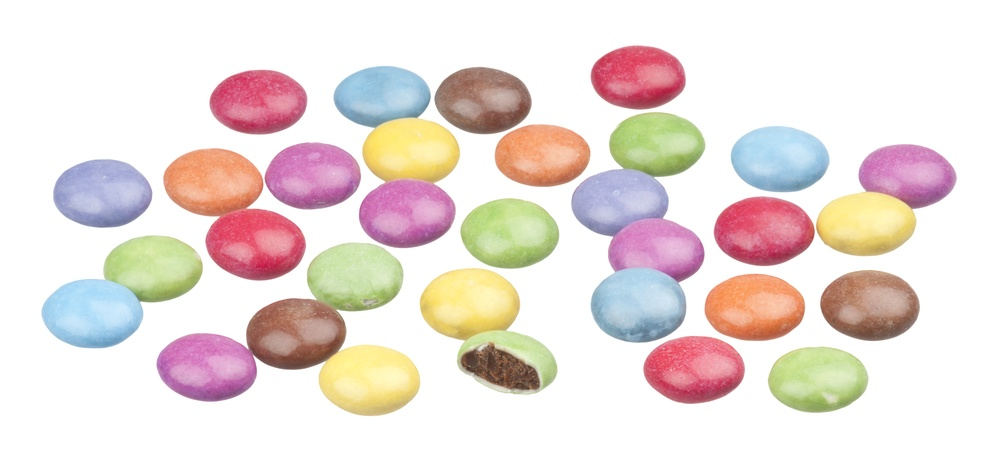
#> input picture Smarties.jpg, 1000 x 457 px, shrunk from 3760 x 1720 before the run, found by its file name
$ jupyter execute Morphological_Transformations.ipynb
#> lines starting #> are read from the running program, lines starting #| are printed output that depends on the picture; after the words box and inside, x2 and y2 are one past the last pixel; in counts of white or black regions, pixels touching at a corner belong together
Morphological Transformations

[cell 1]
import cv2
import numpy as np
from matplotlib import pyplot as plt
from google.colab.patches import cv2_imshow

[cell 2]
from google.colab import drive
drive.mount('/content/drive')

Image and mask

[cell 3]
img = cv2.imread('drive/MyDrive/CVDIP/Smarties.jpg', cv2.IMREAD_GRAYSCALE)
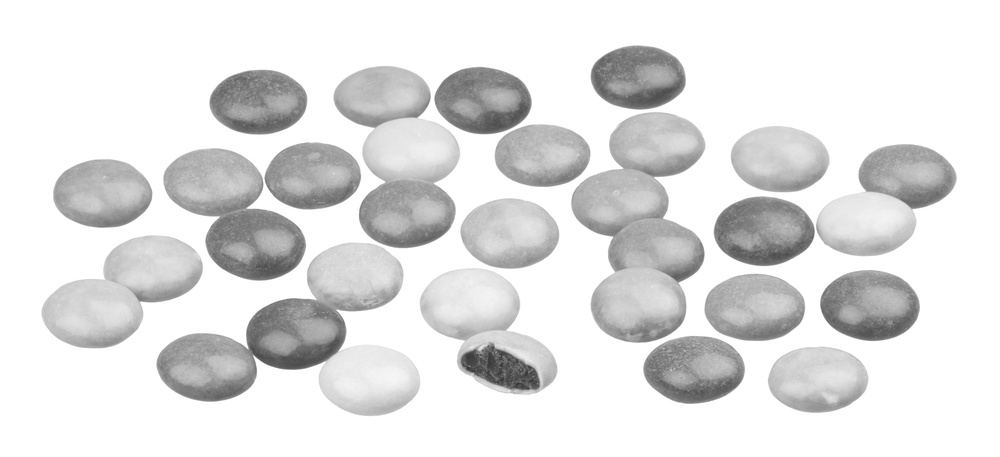
#> img: shape (457, 1000); min 46, max 255, mean 225.4
_, mask = cv2.threshold(img, 220, 255, cv2.THRESH_BINARY_INV)
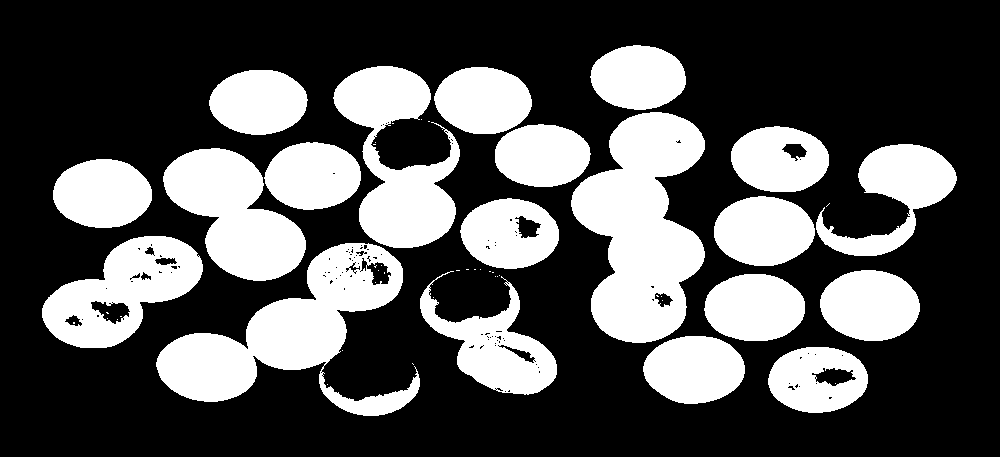
#> mask: shape (457, 1000); 32.7% white; 53 white regions (33 under 20 px), largest, box (x1, y1, x2, y2) and area: (571, 112, 705, 343) 19498, (156, 243, 420, 416) 17577, (333, 66, 460, 248) 11725

titles = ['image', 'mask' ]
images = [img, mask]

for i in range(2):
    plt.subplot(1, 2, i+1), plt.imshow(images[i], 'gray')
    plt.title(titles[i])
    plt.xticks([]),plt.yticks([])

plt.show()
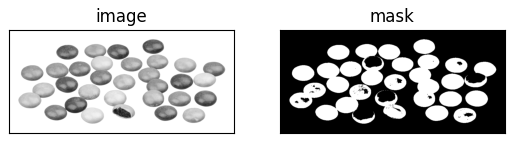
#> figure drawn by matplotlib, 2 panels

cv2_imshow(mask)

Dilate

[cell 4]
kernal = np.ones((2,2), np.uint8)

dilation = cv2.dilate(mask, kernal, iterations=2)
#> dilation: shape (457, 1000); 35.3% white; 20 white regions (3 under 20 px), largest, box (x1, y1, x2, y2) and area: (156, 66, 462, 418) 32102, (571, 112, 707, 345) 20556, (163, 142, 363, 283) 16983


titles = ['image', 'mask', 'dilation' ]
images = [img, mask, dilation]

for i in range(3):
    plt.subplot(1, 3, i+1), plt.imshow(images[i], 'gray')
    plt.title(titles[i])
    plt.xticks([]),plt.yticks([])

plt.show()

Check by changing kernal

erode

[cell 5]
kernal = np.ones((5,5), np.uint8)

erosion = cv2.erode(mask, kernal, iterations=1)
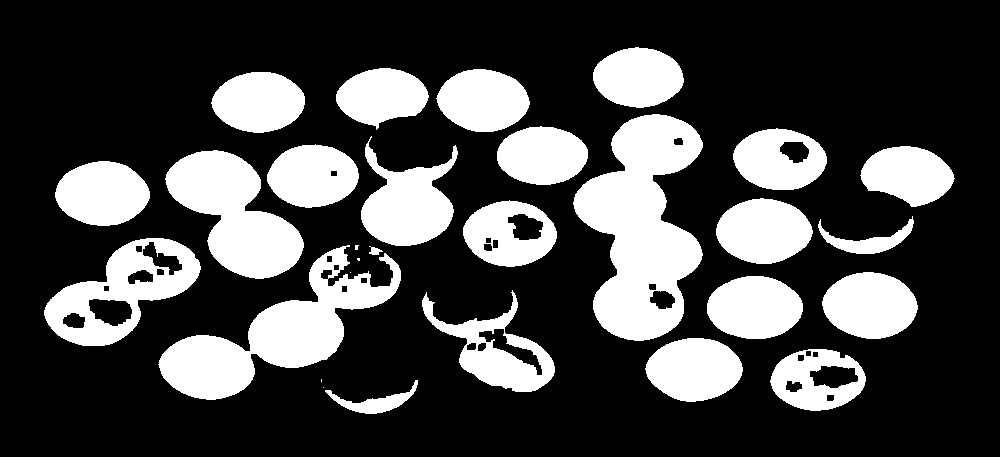
#> erosion: shape (457, 1000); 27.4% white; 29 white regions (5 under 20 px), largest, box (x1, y1, x2, y2) and area: (573, 114, 703, 341) 17366, (158, 245, 401, 400) 12883, (165, 150, 304, 279) 9720


titles = ['image', 'mask', 'erosion']
images = [img, mask, erosion]

for i in range(3):
    plt.subplot(1, 3, i+1), plt.imshow(images[i], 'gray')
    plt.title(titles[i])
    plt.xticks([]),plt.yticks([])

plt.show()

**Open**
Opening is just another name of erosion followed by dilation. It is useful in removing noise, as we explained above. Here we use the function, cv2.morphologyEx()

[cell 6]
kernal = np.ones((2,2), np.uint8)


opening = cv2.morphologyEx(mask, cv2.MORPH_OPEN, kernal)
#> opening: shape (457, 1000); 32.6% white; 26 white regions (5 under 20 px), largest, box (x1, y1, x2, y2) and area: (572, 113, 706, 344) 19494, (157, 244, 404, 403) 15854, (334, 67, 461, 249) 11677


titles = ['image', 'mask', 'opening']
images = [img, mask, dilation, opening]

for i in range(3):
    plt.subplot(1, 3, i+1), plt.imshow(images[i], 'gray')
    plt.title(titles[i])
    plt.xticks([]),plt.yticks([])

plt.show()

**Close**
Closing is reverse of Opening, Dilation followed by Erosion. It is useful in closing small holes inside the foreground objects, or small black points on the object.

[cell 7]
kernal = np.ones((5,5), np.uint8)

closing = cv2.morphologyEx(mask, cv2.MORPH_CLOSE, kernal)
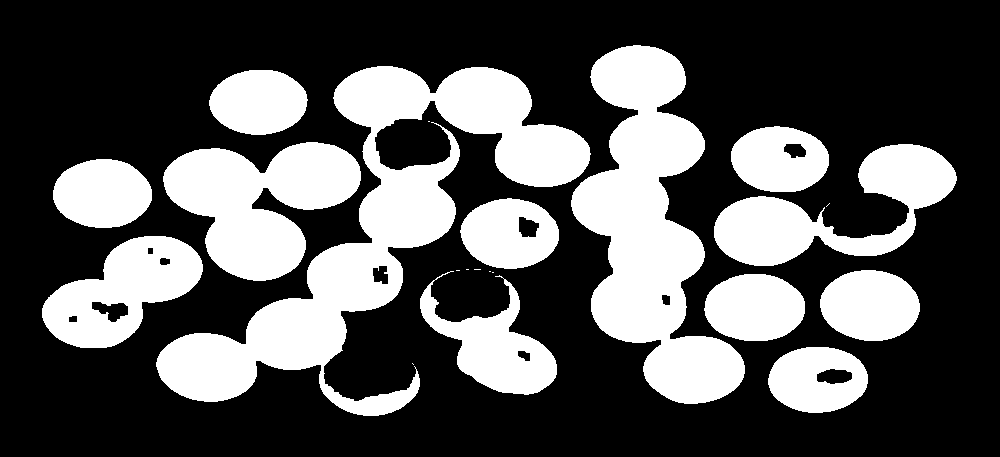
#> closing: shape (457, 1000); 33.1% white; 21 white regions (8 under 20 px), largest, box (x1, y1, x2, y2) and area: (156, 66, 591, 416) 39914, (571, 45, 745, 404) 29994, (163, 142, 361, 281) 16102

titles = ['image', 'mask', 'closing' ]
images = [img, mask, closing]

for i in range(3):
    plt.subplot(1, 3, i+1), plt.imshow(images[i], 'gray')
    plt.title(titles[i])
    plt.xticks([]),plt.yticks([])

plt.show()

**Morphological Gradient**
It is the difference between dilation and erosion of an image.

[cell 8]
kernal = np.ones((5,5), np.uint8)


mg = cv2.morphologyEx(mask, cv2.MORPH_GRADIENT, kernal)
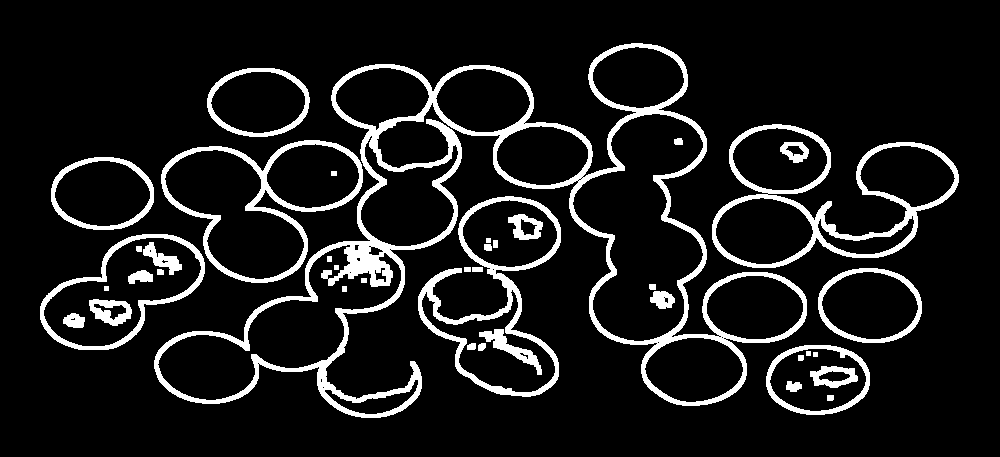
#> mg: shape (457, 1000); 10.3% white; 40 white regions, largest, box (x1, y1, x2, y2) and area: (154, 43, 807, 418) 20915, (712, 124, 959, 268) 5469, (418, 196, 561, 397) 4348

cv2_imshow(mg)

**Top Hat**
t is the difference between input image and Opening of the image. Below example is done for a 9x9 kernel.

[cell 9]
tophat = cv2.morphologyEx(img, cv2.MORPH_TOPHAT, kernal)
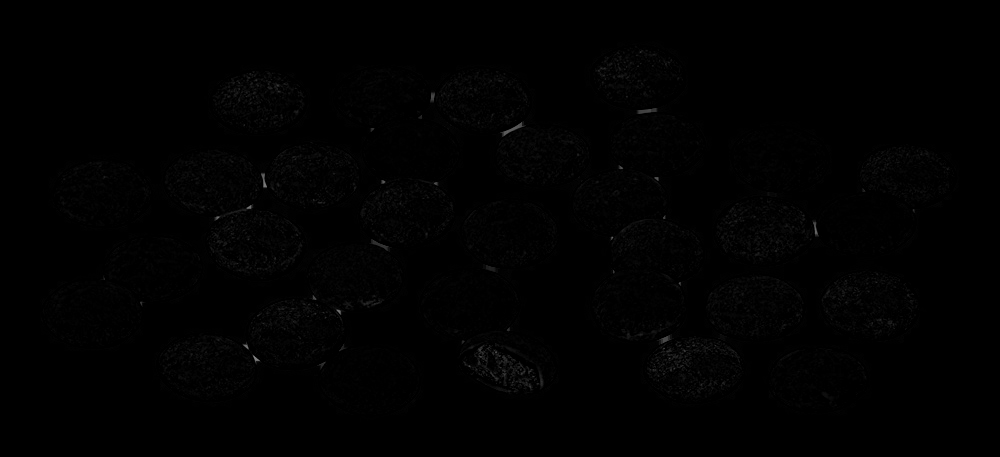
#> tophat: shape (457, 1000); min 0, max 135, mean 1.1
cv2_imshow(tophat)

**Black Hat**
It is the difference between the closing of the input image and input image.

[cell 10]
blackhat = cv2.morphologyEx(img, cv2.MORPH_BLACKHAT, kernal)
cv2_imshow(blackhat)

All

[cell 11]
kernal = np.ones((5,5), np.uint8)

dilation = cv2.dilate(mask, kernal, iterations=2)
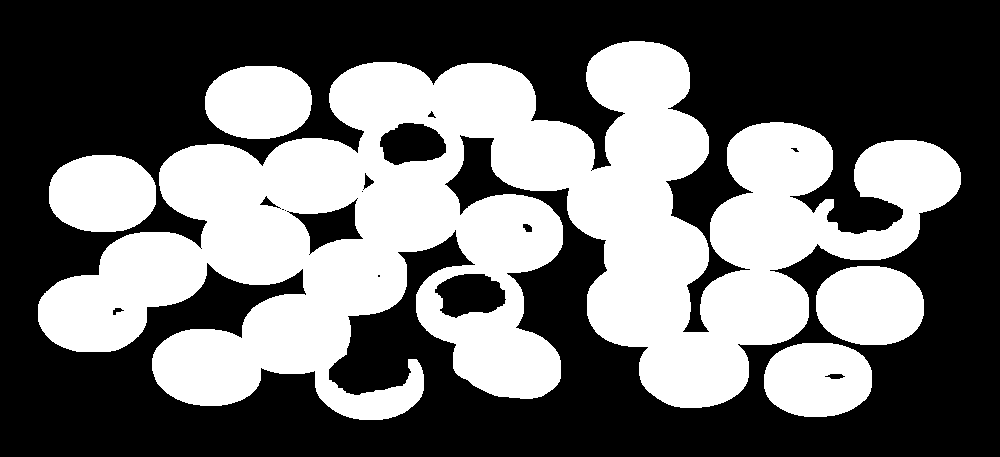
#> dilation: shape (457, 1000); 42.1% white; 5 white regions, box (x1, y1, x2, y2) and area: (38, 41, 961, 420) 165846, (816, 266, 924, 345) 7001, (49, 155, 156, 232) 6767, (764, 343, 872, 417) 6541, (205, 66, 312, 139) 6390
erosion = cv2.erode(mask, kernal, iterations=1)
opening = cv2.morphologyEx(mask, cv2.MORPH_OPEN, kernal)
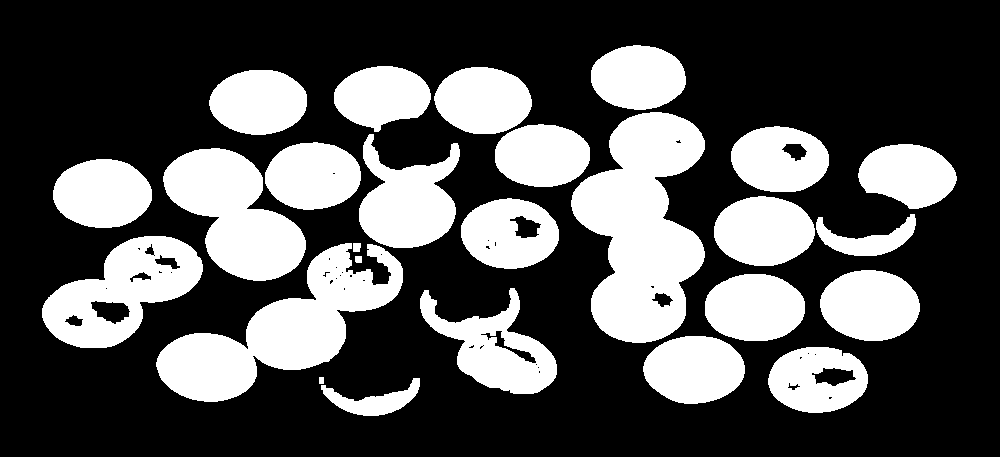
#> opening: shape (457, 1000); 32.4% white; 26 white regions, largest, box (x1, y1, x2, y2) and area: (571, 112, 705, 343) 19482, (156, 243, 403, 402) 15465, (163, 148, 306, 281) 10928
closing = cv2.morphologyEx(mask, cv2.MORPH_CLOSE, kernal)
mg = cv2.morphologyEx(mask, cv2.MORPH_GRADIENT, kernal)
th = cv2.morphologyEx(mask, cv2.MORPH_TOPHAT, kernal)
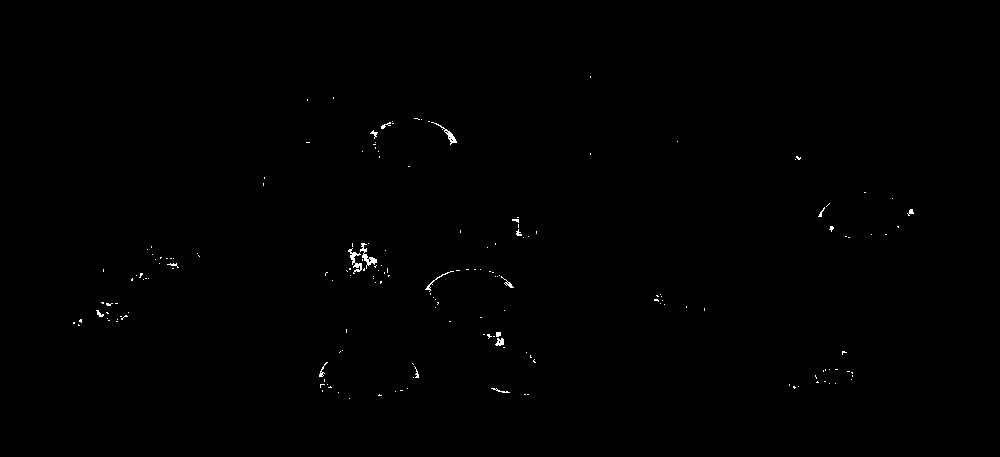
#> th: shape (457, 1000); 0.27% white in thin lines or dots, all inside (x1, y1, x2, y2) = (73, 76, 914, 399)

titles = ['image', 'mask', 'dilation', 'erosion', 'opening', 'closing', 'mg', 'th']
images = [img, mask, dilation, erosion, opening, closing, mg, th]

for i in range(8):
    plt.subplot(2, 4, i+1), plt.imshow(images[i], 'gray')
    plt.title(titles[i])
    plt.xticks([]),plt.yticks([])

plt.show()

$ run again, with apple_translated.jpg copied over Smarties.jpg
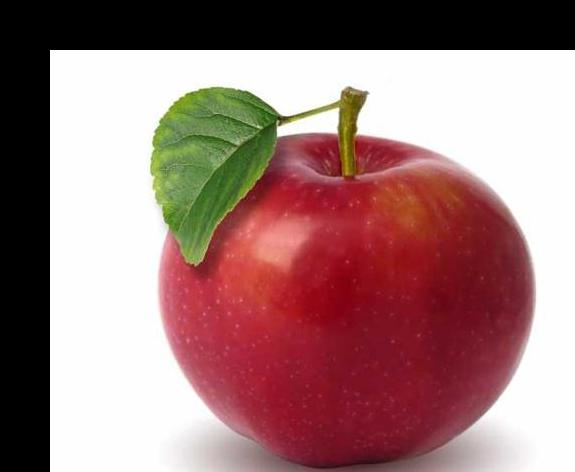
#> input picture apple_translated.jpg, 575 x 472 px, found by its file name
#> mask: shape (472, 575); 61.9% white; 2 black regions, box (x1, y1, x2, y2) and area: (50, 50, 575, 472) 102345, (277, 108, 339, 136) 968
#> erosion: shape (472, 575); 60% white; 1 black region, box (x1, y1, x2, y2) and area: (48, 48, 575, 472) 108568
#> closing: shape (472, 575); 62% white; 2 black regions, box (x1, y1, x2, y2) and area: (50, 50, 575, 472) 102290, (277, 109, 338, 136) 962
#> mg: shape (472, 575); 3.9% white; 2 white regions, box (x1, y1, x2, y2) and area: (148, 84, 538, 472) 6688, (48, 48, 575, 472) 3788
#> `dilation = cv2.dilate(mask, kernal, iterations=2)`:
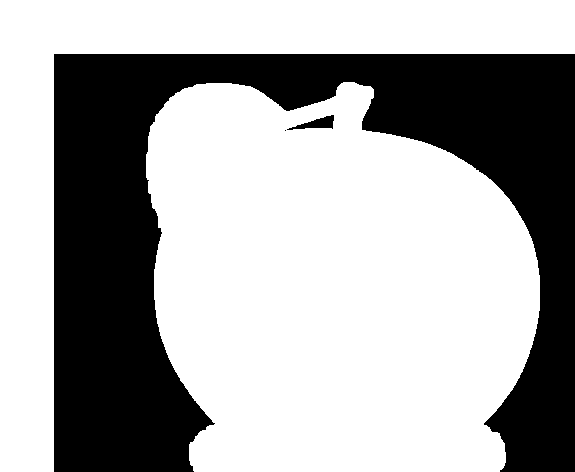
#> dilation: shape (472, 575); 65.7% white; 3 black regions (1 under 20 px), largest, box (x1, y1, x2, y2) and area: (54, 54, 575, 472) 92658, (287, 115, 334, 130) 318
#> th: shape (472, 575); 0.01% white in thin lines or dots, all inside (x1, y1, x2, y2) = (150, 86, 502, 472)
